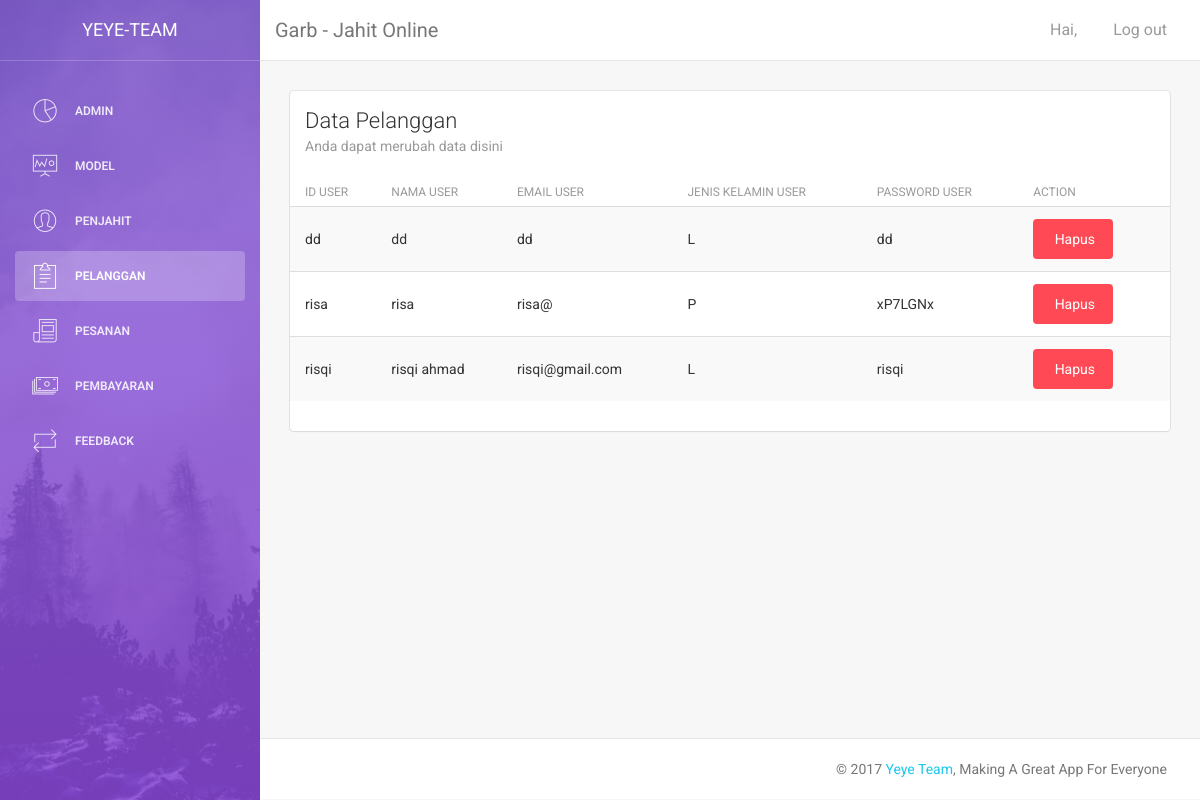
/garb/index.php/user, run on the app's committed database.
### tables this page shows
CREATE TABLE `user` (
  `id_user` varchar(10) NOT NULL,
  `nama_user` varchar(100) NOT NULL,
  `email_user` varchar(50) NOT NULL,
  `telepon_user` varchar(15) NOT NULL,
  `jk_user` varchar(2) NOT NULL,
  `foto_user` varchar(255) NOT NULL,
  `alamat_user` varchar(100) NOT NULL,
  `password_user` varchar(10) NOT NULL
);

### garb/application/controllers/user.php (called while the page is built, shortened)
<?php
class User extends CI_Controller{
	function __construct(){
	$this->load->model('m_user');
	$this->load->helper('url');
	}
	function index(){
		$data['user']=$this->m_user->read_user()->result();
		$this->load->view('v_user',$data);
	}
}
?>

### garb/index.php (called while the page is built, shortened)
<?php
require_once BASEPATH.'core/CodeIgniter.php';

### Garb/application/models/m_user.php (called while the page is built, shortened)
<?php
 class m_user extends CI_Model{
	 function read_user(){
		 return $this->db->get('user');
 }
 }
 ?>

### Garb/application/views/v_user.php (the view, shortened to what this page needs)
<!doctype html>
<html lang="en">
<head>
    <link href="http://localhost/garb/assets/css/bootstrap.min.css" rel="stylesheet" />
    <link href="http://localhost/garb/assets/css/animate.min.css" rel="stylesheet"/>
    <link href="http://localhost/garb/assets/css/light-bootstrap-dashboard.css" rel="stylesheet"/>
    <link href="http://localhost/garb/assets/css/demo.css" rel="stylesheet" />
    <link href="http://maxcdn.bootstrapcdn.com/font-awesome/4.2.0/css/font-awesome.min.css" rel="stylesheet">
    <link href="http://localhost/garb/assets/css/pe-icon-7-stroke.css" rel="stylesheet" />
</head>
<body>
<div class="wrapper">
    <div class="sidebar" data-color="purple" data-image="assets/img/sidebar-5.jpg">
    	<div class="sidebar-wrapper">
            <div class="logo">
                <a href="" class="simple-text">
                    Yeye-Team
                </a>
            </div>
            <ul class="nav">
                <li class="">
                    <a href="<?php echo base_url('admin'); ?>">
                        <i class="pe-7s-graph"></i>
                        <p>Admin</p>
                    </a>
                </li>
                                <li>
                    <a href="<?php echo base_url('model'); ?>">
                        <i class="pe-7s-display1"></i>
                        <p>Model</p>
                    </a>
                </li>
                <li>
                    <a href="<?php echo base_url('penjahit'); ?>">
                        <i class="pe-7s-user"></i>
                        <p>Penjahit</p>
                    </a>
                </li>
                <li class="active">
                    <a href="<?php echo base_url('User'); ?>">
                        <i class="pe-7s-note2"></i>
                        <p>Pelanggan</p>
                    </a>
                </li>
                <li>
                    <a href="<?php echo base_url('Pemesanan'); ?>">
                        <i class="pe-7s-news-paper"></i>
                        <p>Pesanan</p>
                    </a>
                </li>
                <li>
                    <a href="<?php echo base_url('Pembayaran'); ?>">
                        <i class="pe-7s-cash"></i>
                        <p>Pembayaran</p>
                    </a>
                </li>
                <li>
                    <a href="<?php echo base_url('Feedback'); ?>">
                        <i class="pe-7s-repeat"></i>
                        <p>Feedback</p>
                    </a>
                </li>
            </ul>
    	</div>
    </div>
    <div class="main-panel">
        <nav class="navbar navbar-default navbar-fixed">
            <div class="container-fluid">
                <div class="navbar-header">
                    <a class="navbar-brand" href="#">Garb - Jahit Online</a>
                </div>
                <div class="collapse navbar-collapse">
                    <ul class="nav navbar-nav navbar-right">
                        <li>
                          <a href="<?php echo base_url('admin/profil')?>">
                               <p>Hai, <?php echo $this->session->userdata("nama"); ?></p>
                           </a>
                        </li>
                        <li>
                            <a href="<?php echo base_url('login/logout'); ?>">
                                <p>Log out</p>
                            </a>
                        </li>
                    </ul>
                </div>
            </div>
        </nav>
        <div class="content">
            <div class="container-fluid">
                <div class="row">
                    <div class="col-md-12">
                        <div class="card">
                            <div class="header">
                                <h4 class="title">Data Pelanggan</h4>
                                <p class="category">Anda dapat merubah data disini</p>
                            </div>
                            <div class="content table-responsive table-full-width">
                                <table class="table table-hover table-striped">
                                    <thead>
                                        <th>ID User</th>
										<th>Nama User</th>
										<th>Email User</th>
										<th>Jenis Kelamin User</th>
										<th>Password User</th>
                                   		<th>Action</th>
                                    </thead>
                                    <tbody>
                                       <?php
		foreach($user as $p){
			?>
			<tr>
				<td><?php echo $p->id_user ?></td>
				<td><?php echo $p->nama_user ?></td>
				<td><?php echo $p->email_user ?></td>
				<td><?php echo $p->jk_user?></td>
				<td><?php echo $p->password_user ?></td>
				<td><a href="<?php echo base_url('user/hapus'); ?>/<?php  echo $p->id_user; ?>"><button type="submit" class="btn btn-danger btn-fill" name="hapus" onClick="return doconfirm();">&nbsp;Hapus</button></a></td>
			</tr>
		<?php } ?>
                                    </tbody>
                                </table>
                            </div>
                        </div>
                    </div>
                </div>
            </div>
        </div>
        <footer class="footer">
            <div class="container-fluid">
                <p class="copyright pull-right">
                    &copy; <script>document.write(new Date().getFullYear())</script> <a href="http://www.creative-tim.com">Yeye Team</a>, Making A Great App For Everyone
                </p>
            </div>
        </footer>
    </div>
</div>
</body>
</html>

### data on the page
user: id_user "dd", nama_user "dd", email_user "dd", jk_user "L", password_user "dd"
user: id_user "risa", nama_user "risa", email_user "risa@", jk_user "P", password_user "xP7LGNx"
user: id_user "risqi", nama_user "risqi ahmad", email_user "risqi@gmail.com", jk_user "L", password_user "risqi"
